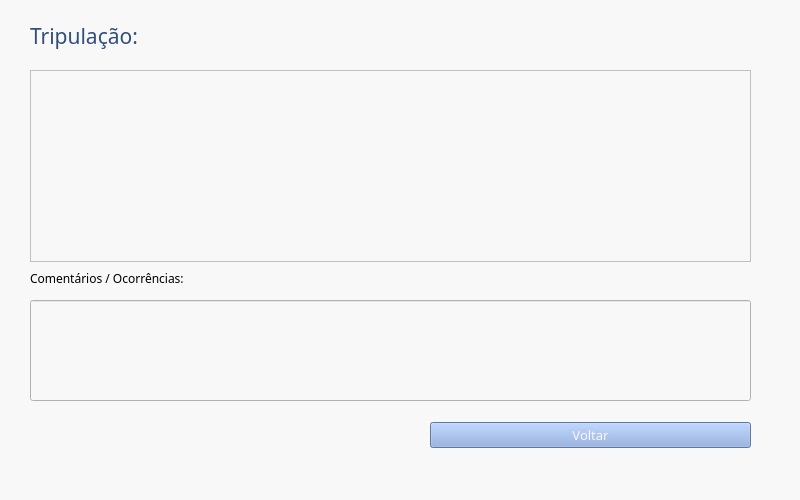
<?xml version="1.0" encoding="UTF-8"?>
<ui version="4.0">
 <class>MainWindow</class>
 <widget class="QMainWindow" name="MainWindow">
  <property name="geometry">
   <rect>
    <x>0</x>
    <y>0</y>
    <width>800</width>
    <height>500</height>
   </rect>
  </property>
  <property name="maximumSize">
   <size>
    <width>800</width>
    <height>500</height>
   </size>
  </property>
  <property name="windowTitle">
   <string>Sistema Naval: SS Grupo 10</string>
  </property>
  <property name="styleSheet">
   <string notr="true">background-color: rgb(248, 248, 248)</string>
  </property>
  <widget class="QWidget" name="centralwidget">
   <widget class="QLabel" name="loginTitle">
    <property name="geometry">
     <rect>
      <x>30</x>
      <y>20</y>
      <width>361</width>
      <height>31</height>
     </rect>
    </property>
    <property name="font">
     <font>
      <family>Montserrat Medium</family>
      <pointsize>16</pointsize>
      <weight>7</weight>
      <italic>false</italic>
      <bold>false</bold>
     </font>
    </property>
    <property name="styleSheet">
     <string notr="true">font: 57 16pt &quot;Montserrat Medium&quot;;
color: rgb(50, 79, 123);</string>
    </property>
    <property name="text">
     <string>Tripulação:</string>
    </property>
   </widget>
   <widget class="QWidget" name="horizontalLayoutWidget">
    <property name="geometry">
     <rect>
      <x>430</x>
      <y>420</y>
      <width>321</width>
      <height>31</height>
     </rect>
    </property>
    <layout class="QHBoxLayout" name="horizontalLayout">
     <item>
      <widget class="QPushButton" name="backButton">
       <property name="font">
        <font>
         <family>Montserrat SemiBold</family>
         <pointsize>10</pointsize>
         <weight>7</weight>
         <italic>false</italic>
         <bold>false</bold>
        </font>
       </property>
       <property name="styleSheet">
        <string notr="true">font: 63 10pt &quot;Montserrat SemiBold&quot;;
background-color: rgb(134, 166, 223);
color: rgb(248, 248, 248);</string>
       </property>
       <property name="text">
        <string>Voltar</string>
       </property>
      </widget>
     </item>
    </layout>
   </widget>
   <widget class="QLabel" name="comLabel">
    <property name="geometry">
     <rect>
      <x>30</x>
      <y>270</y>
      <width>171</width>
      <height>16</height>
     </rect>
    </property>
    <property name="font">
     <font>
      <family>Montserrat Medium</family>
     </font>
    </property>
    <property name="text">
     <string>Comentários / Ocorrências: </string>
    </property>
   </widget>
   <widget class="QLineEdit" name="subsLine">
    <property name="geometry">
     <rect>
      <x>30</x>
      <y>300</y>
      <width>721</width>
      <height>101</height>
     </rect>
    </property>
   </widget>
   <widget class="QListWidget" name="listWidget">
    <property name="geometry">
     <rect>
      <x>30</x>
      <y>70</y>
      <width>721</width>
      <height>192</height>
     </rect>
    </property>
   </widget>
  </widget>
  <widget class="QMenuBar" name="menubar">
   <property name="geometry">
    <rect>
     <x>0</x>
     <y>0</y>
     <width>800</width>
     <height>20</height>
    </rect>
   </property>
  </widget>
  <widget class="QStatusBar" name="statusbar"/>
 </widget>
 <resources/>
 <connections/>
</ui>
